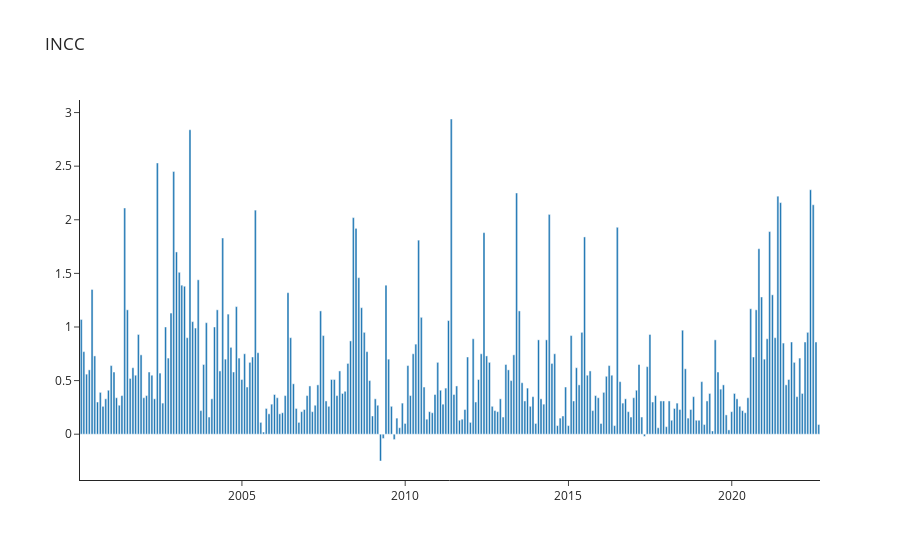

Notebook source saved alongside this figure:
### Code cell
#INCC (Indice nacional do custo da construção)

incc = nasdaqdatalink.get('BCB/192', start_date= '2000-01-01')

fig = go.Figure() 
fig.add_trace(go.Bar(name='INCC', x=incc.index, y=incc.Value)) 
fig.update_layout(title_text='INCC', template='simple_white') 
fig.show()

### Figure 1 — Plotly figure (JSON) as saved in the notebook; plotly's stock layout.template omitted (floating-point values rounded to 4 significant figures; data arrays with more than 128 entries replaced by an {"elided": "..."} marker saying what was removed)
{"data": [{"name": "INCC", "type": "bar", "x": {"elided": "272 str values"}, "y": {"elided": "272 float values"}}], "layout": {"title": {"text": "INCC"}}}
